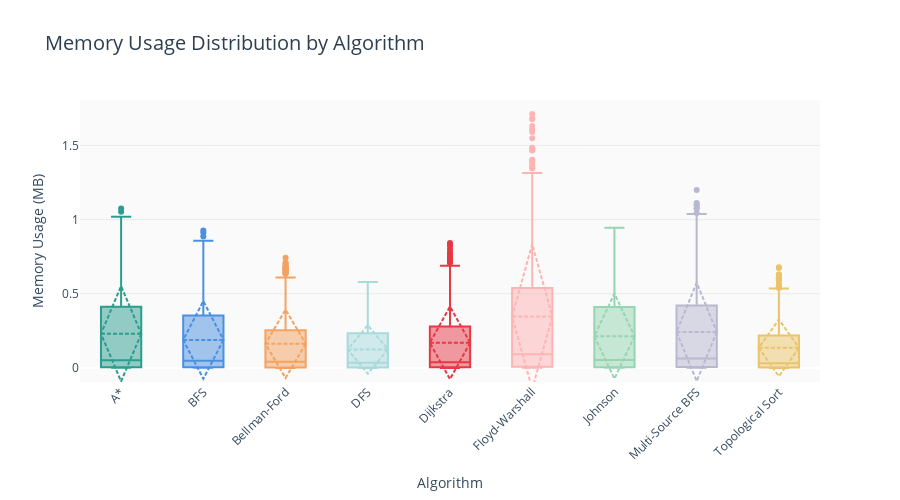

The cell this chart's notebook holds for it:
### Markdown cell above
### 5.3 Memory Usage Comparison

### Code cell
# Box plot for memory usage by algorithm
fig = go.Figure()

for algo in df['algorithm'].unique():
    algo_data = df[df['algorithm'] == algo]['memory_usage_mb']
    fig.add_trace(go.Box(
        y=algo_data,
        name=algo,
        marker_color=SOFT_COLORS.get(algo, '#CCCCCC'),
        boxmean='sd'
    ))

fig.update_layout(
    title=dict(
        text=' Memory Usage Distribution by Algorithm',
        font=dict(size=20, color='#2C3E50')
    ),
    yaxis_title='Memory Usage (MB)',
    xaxis_title='Algorithm',
    plot_bgcolor='rgba(245,245,245,0.5)',
    paper_bgcolor='white',
    font=dict(size=12, color='#34495E'),
    height=500,
    showlegend=False,
    xaxis=dict(tickangle=-45),
    yaxis=dict(gridcolor='rgba(200,200,200,0.3)')
)

fig.show()

### Figure 1 — Plotly figure (JSON) as saved in the notebook; plotly's stock layout.template omitted (floating-point values rounded to 4 significant figures; data arrays with more than 128 entries replaced by an {"elided": "..."} marker saying what was removed)
{"data": [{"boxmean": "sd", "marker": {"color": "#2A9D8F"}, "name": "A*", "type": "box", "y": {"elided": "229 float values"}}, {"boxmean": "sd", "marker": {"color": "#4A90E2"}, "name": "BFS", "type": "box", "y": {"elided": "253 float values"}}, {"boxmean": "sd", "marker": {"color": "#F4A261"}, "name": "Bellman-Ford", "type": "box", "y": {"elided": "240 float values"}}, {"boxmean": "sd", "marker": {"color": "#A8DADC"}, "name": "DFS", "type": "box", "y": {"elided": "227 float values"}}, {"boxmean": "sd", "marker": {"color": "#E63946"}, "name": "Dijkstra", "type": "box", "y": {"elided": "235 float values"}}, {"boxmean": "sd", "marker": {"color": "#FFB4B4"}, "name": "Floyd-Warshall", "type": "box", "y": {"elided": "234 float values"}}, {"boxmean": "sd", "marker": {"color": "#95D5B2"}, "name": "Johnson", "type": "box", "y": {"elided": "235 float values"}}, {"boxmean": "sd", "marker": {"color": "#B8B8D1"}, "name": "Multi-Source BFS", "type": "box", "y": {"elided": "248 float values"}}, {"boxmean": "sd", "marker": {"color": "#E9C46A"}, "name": "Topological Sort", "type": "box", "y": {"elided": "251 float values"}}], "layout": {"font": {"color": "#34495E", "size": 12}, "height": 500, "paper_bgcolor": "white", "plot_bgcolor": "rgba(245,245,245,0.5)", "showlegend": false, "title": {"font": {"color": "#2C3E50", "size": 20}, "text": " Memory Usage Distribution by Algorithm"}, "xaxis": {"tickangle": -45, "title": {"text": "Algorithm"}}, "yaxis": {"gridcolor": "rgba(200,200,200,0.3)", "title": {"text": "Memory Usage (MB)"}}}}
